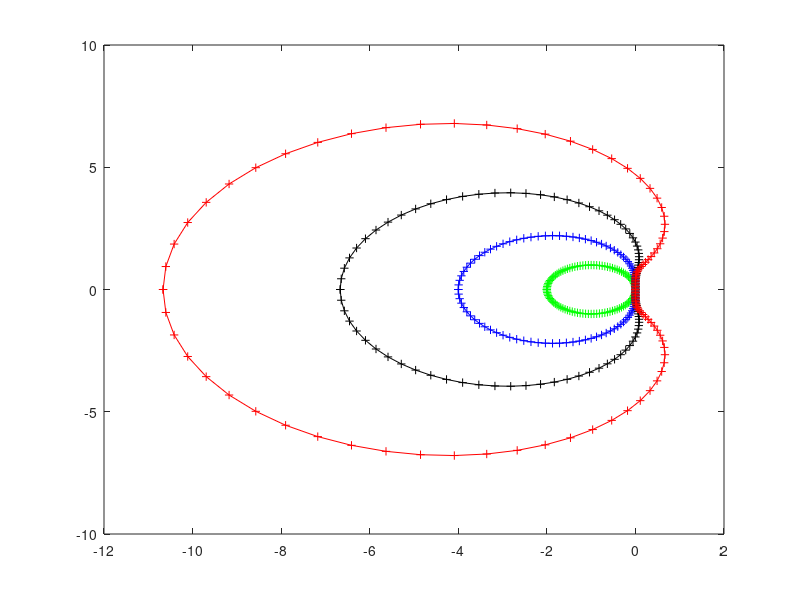

The MATLAB source for this figure:
figure(1);
hold off;

f_bdf1=@(w) (exp(i*w) - 1.0) ./ -(exp(i*w));
w=linspace(-pi,pi,101);
bdf1_stability=f_bdf1(w);
plot(bdf1_stability,'g-+'); % - means line mark
hold on;

f_bdf2=@(w) -1.5 .* (exp(i*2*w) - 4.0./3.*exp(i*w) + 1.0./3) ./ exp(i*2*w);
w=linspace(-pi,pi,101);
bdf2_stability=f_bdf2(w);
plot(bdf2_stability,'b-+'); % - means line mark
hold on;

f_bdf3=@(w) -11/6 .* (exp(i*3*w) - 18.0./11.*exp(i*2*w) + 9.0./11.*exp(i*w) - 2.0./11) ./ exp(i*3*w);
w=linspace(-pi,pi,101);
bdf3_stability=f_bdf3(w);
plot(bdf3_stability,'k-+'); 
hold on;

f_bdf4=@(w) -25/12 .* (exp(i*4*w) - 48.0./25.*exp(i*3*w) + 36.0./25.*exp(i*2*w) - 16.0./25.*exp(i*w) + 3/25) ./ exp(i*4*w);
w=linspace(-pi,pi,101);
bdf4_stability=f_bdf4(w);
plot(bdf4_stability,'r-+'); 
hold on;

saveas(1,'figure/bdf.jpg');
